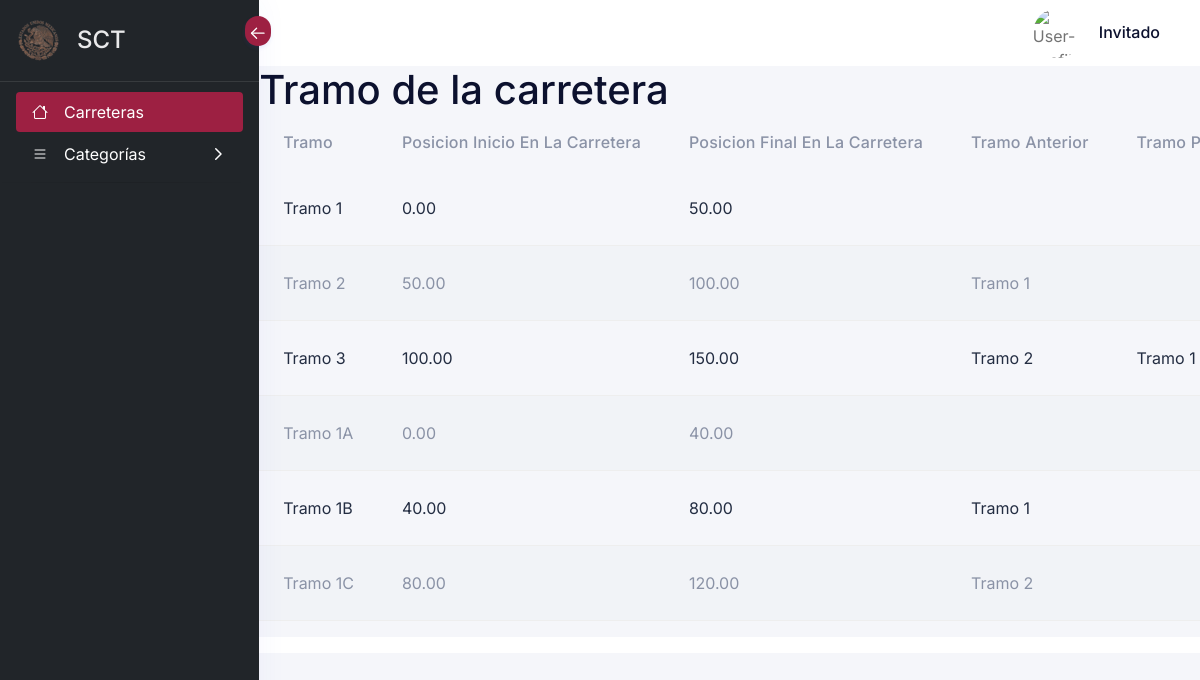
The page /?view=tramo&opt=tramos&Carretera=Carretera A on the database its author committed.
### tables this page shows
CREATE TABLE tramos (
    id_Tramo INT AUTO_INCREMENT PRIMARY KEY,
    Nombre VARCHAR(255) NOT NULL,
    Pos_Inicio DECIMAL(10, 2) NOT NULL,
    Pos_Final DECIMAL(10, 2) NOT NULL,
    Tramo_Anterior INT,
    Tramo_Posterior INT,
    Kilometros DECIMAL(10, 2) NOT NULL,
    Carretera_id INT,
    status int default 1,
    FOREIGN KEY (Tramo_Anterior) REFERENCES tramos(id_Tramo),
    FOREIGN KEY (Tramo_Posterior) REFERENCES tramos(id_Tramo),
    FOREIGN KEY (Carretera_id) REFERENCES carreteras(id_Carretera)
);

### core/controller/Model.php (called while the page is built, shortened)
<?php
class Model {
	public static function exists($modelname){
		$fullpath = self::getFullpath($modelname);
		$found=false;
		if(file_exists($fullpath)){
			$found = true;
		}
		return $found;
	}
	public static function getFullpath($modelname){
		return "core/app/model/".$modelname.".php";
	}
	public static function many($query,$aclass){
		$cnt = 0;
		$array = array();
		while($r = $query->fetch_array()){
			$array[$cnt] = new $aclass;
			$cnt2=1;
			foreach ($r as $key => $v) {
				if($cnt2>0 && $cnt2%2==0){
					$array[$cnt]->$key = $v;
				}
				$cnt2++;
			}
			$cnt++;
		}
		return $array;
	}
}
?>

### core/controller/Executor.php (called while the page is built, shortened)
<?php
class Executor {
	public static function doit($sql){
		$con = Database::getCon();
		return array($con->query($sql),$con->insert_id);
	}
}
?>

### core/app/model/TramoData.php (called while the page is built, shortened)
<?php
class TramoData extends Extra{
	public static function getByCarre($Carretera)
	{
        $sql = "select
                t.id_Tramo,
                t.Nombre AS Nombre_Tramo,
                t.Pos_Inicio,
                t.Pos_Final,
                t.Kilometros AS Kilometros_Tramo,
                ta.Nombre AS Tramo_Anterior,
                tp.Nombre AS Tramo_Posterior
            FROM
                carreteras c
            JOIN tramos t ON c.id_Carretera = t.Carretera_id
			LEFT JOIN tramos ta ON t.Tramo_Anterior = ta.id_Tramo
			LEFT JOIN tramos tp ON t.Tramo_Posterior = tp.id_Tramo
            WHERE
                c.Nombre = '$Carretera' and t.status=1;";
		$query = Executor::doit($sql);
		return Model::many($query[0],new TramoData());
	}
}
?>

### core/controller/Layout.php (called while the page is built)
<?php
class Module {
	public static function loadLayout(){
		include "core/app/layouts/layout.php";
	}
}
?>

### core/controller/Lb.php (called while the page is built, shortened)
<?php
class Lb {
	public function start(){
		include "core/app/init.php";
	}
}
?>

### index.php (called while the page is built, shortened)
<?php
$lb = new Lb();
$lb->start();
?>

### core/app/view/tramo-view.php (the view, shortened to what this page needs)
<?php
    if(isset($_GET["opt"]) && $_GET["opt"] == "tramos"){
			$tramo = TramoData::getByCarre($_GET['Carretera']);
			$found = false;
			if($tramo!=null){
					$found=true;
			}
if($found){
?>
<p class="h1">Tramo de la carretera</p>
<div class="bd-example table-responsive">
        <table class="table table-striped">
            <thead>
            <tr>
                <th scope="col">Tramo</th>
                <th scope="col">Posicion inicio en la carretera</th>
                <th scope="col">Posicion final en la carretera</th>
                <th scope="col">Tramo anterior</th>
                <th scope="col">Tramo posterior</th>
            </tr>
            </thead>
            <tbody>
            <?php
		        foreach ($tramo as $key => $row) {
		    ?>
            <tr>
                <td><?php echo $row->Nombre_Tramo; ?></td>
                <td><?php echo $row->Pos_Inicio; ?></td>
                <td><?php echo $row->Pos_Final; ?></td>
                <td><?php echo $row->Tramo_Anterior; ?></td>
                <td><?php echo $row->Tramo_Posterior; ?></td>
            </tr>
            <?php
                }
            ?>
            </tbody>
        </table>
</div>
<?php
}
    }
?>

### rows shown on the page
tramos: Nombre "Tramo 1", Pos_Inicio "0.00", Pos_Final "50.00"
tramos: Nombre "Tramo 2", Pos_Inicio "50.00", Pos_Final "100.00", Tramo_Anterior.Nombre "Tramo 1"
tramos: Nombre "Tramo 3", Pos_Inicio "100.00", Pos_Final "150.00", Tramo_Anterior.Nombre "Tramo 2", Tramo_Posterior.Nombre "Tramo 1"
tramos: Nombre "Tramo 1A", Pos_Inicio "0.00", Pos_Final "40.00"
tramos: Nombre "Tramo 1B", Pos_Inicio "40.00", Pos_Final "80.00", Tramo_Anterior.Nombre "Tramo 1"
tramos: Nombre "Tramo 1C", Pos_Inicio "80.00", Pos_Final "120.00", Tramo_Anterior.Nombre "Tramo 2"
